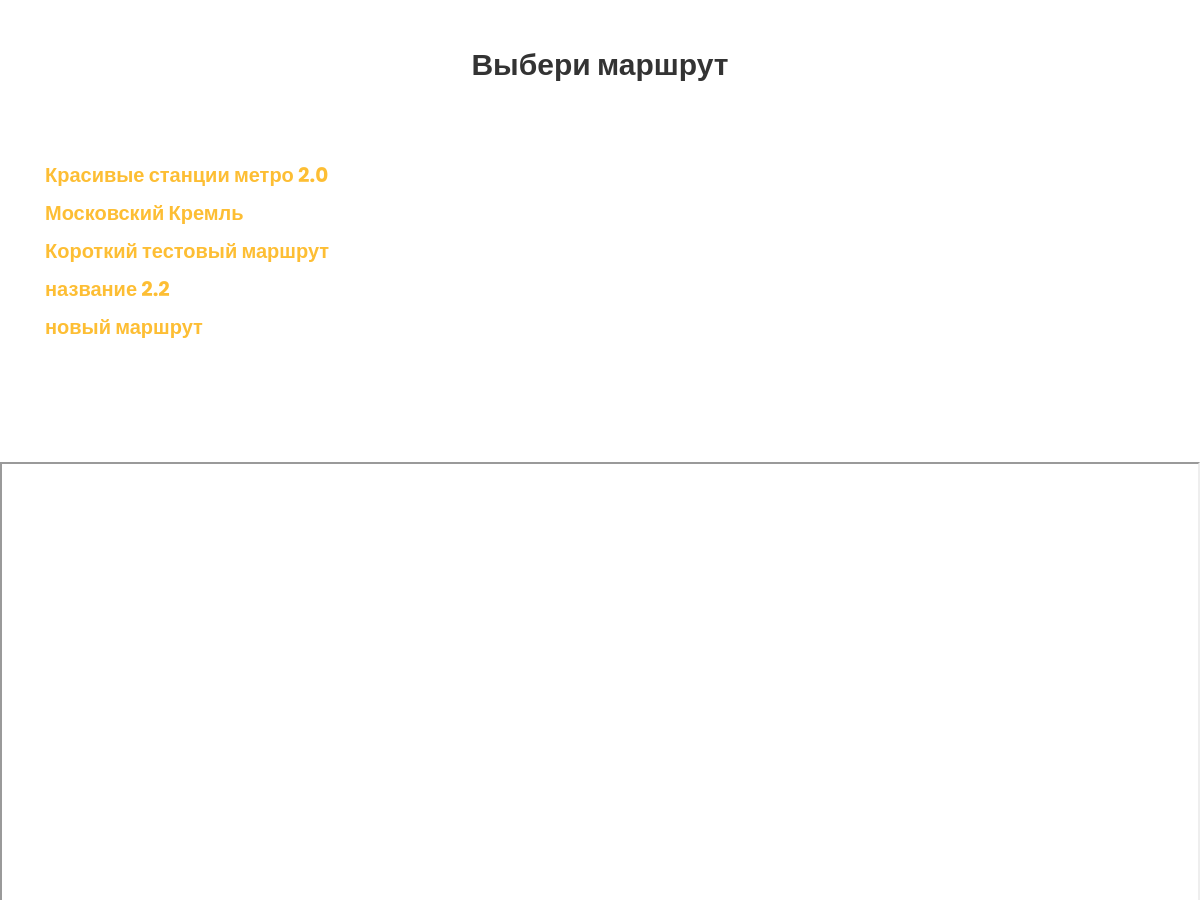
Before: /routing (middle part) with the older database file.
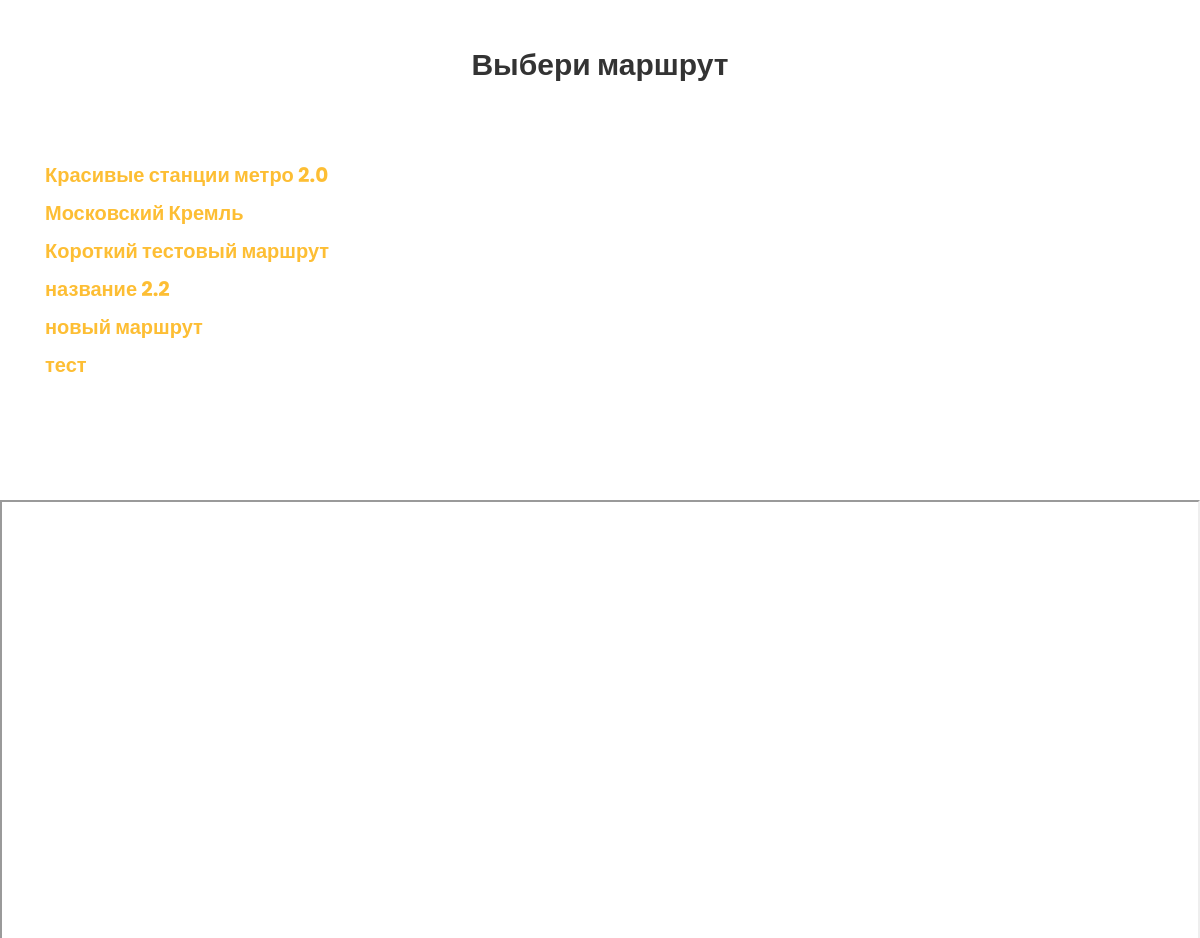
After: the same page with the newer database file.
### WebSite/models.py (models this page shows)
class UserRoute(models.Model):
    user = models.ForeignKey(User, on_delete=models.CASCADE)
    city = models.CharField(max_length=30)
    route_name = models.CharField(max_length=100)
    route_text = models.TextField(null=True, default=None)

### WebSite/views.py (the view)
# urls.py: path('routing', views.choose_route),
def choose_route(request):
    my_routs_list = UserRoute.objects.filter(user=request.user.id)
    routs = []
    for route in my_routs_list:
        temp = {"name": route.route_name,
                "city": route.city,
                "text": route.route_text,
                "id": route.id}
        routs.append(temp)
    recommendations_routs_list = UserRoute.objects.filter(user__is_superuser=1)
    for route in recommendations_routs_list:
        temp = {"name": route.route_name,
                "city": route.city,
                "text": route.route_text,
                "id": route.id}
        routs.append(temp)
    data = {"routs": routs}
    return render(request, "choose_route.html", context=data)

### WebSite/templates/choose_route.html (shortened to what this page needs)
{% extends "base.html" %}
{% load static %}
{% block content %}
    <section class="ftco-section">
    	<div class="container">
            <div class="row justify-content-center mb-5 pb-3">
              <div class="col-md-7 heading-section text-center ftco-animate">
                <h2>Выбери маршрут</h2>
              </div>
            </div>
            {% for element in routs %}
    		    <div class="row">
    			<div class="col-md-8">
                    <h5 class="font-weight-bold"><a href="/cur_route/{{ element.id }}">{{ element.name }}</a></h5>
    			</div>
    		</div>
            {% endfor %}
    	</div>
    </section>
    <iframe src="{% static 'map_all.html' %}" width=100% style="min-height: 1000px"></iframe>
{% endblock content %}

Changed rows visible on the page:
added UserRoute: name "тест"
